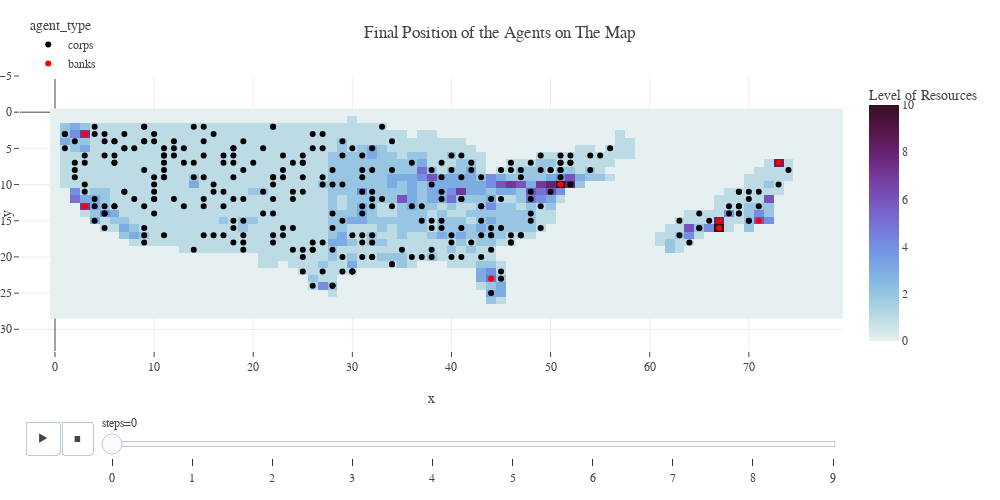

The notebook cell this image was saved under:
### Code cell
def plot_agent_movement(model, agent_position_df):

    temp = dict(layout=go.Layout(font=dict(family="Franklin Gothic", size = 12)))
    map_a = model.static_map.currencyA_map_init
    map_b = model.static_map.currencyB_map_init
    world_map = map_a + map_b


    fig = px.scatter(agent_position_df, 
                    x = "x", 
                    y = "y", 
                    animation_frame = "steps", 
                    animation_group = "agent_id", 
                    color = "agent_type", 
                    color_discrete_sequence = ["black", "red", "green"],
                    hover_name = "agent_type")

    fig.add_heatmap(z = world_map, 
                    colorscale='dense', 
                    colorbar=dict(title='Level of Resources'))

    fig.update_yaxes(range = [agent_position_df['y'].max() + 5, agent_position_df['y'].min() - 5])

    fig.update_layout(template = temp,
                    title_text = 'Final Position of the Agents on The Map',
                    hovermode = 'closest', 
                    margin = dict(l = 20, r = 20, t = 50, b = 20),
                    height = 500, 
                    width = 1000, 
                    showlegend = True, 
                    legend = dict(yanchor = "bottom", 
                                    y = 0.99,
                                    xanchor = "left",
                                    x = 0.01))
    return fig


plot_agent_movement(model, agent_position_df)

### Figure 1 — Plotly figure (JSON) as saved in the notebook; plotly's stock layout.template omitted (floating-point values rounded to 4 significant figures; data arrays with more than 128 entries replaced by an {"elided": "..."} marker saying what was removed)
{"data": [{"hovertemplate": "<b>%{hovertext}</b><br><br>agent_type=corps<br>steps=0<br>x=%{x}<br>y=%{y}<extra></extra>", "hovertext": {"elided": "300 str values"}, "ids": {"elided": "300 int values"}, "legendgroup": "corps", "marker": {"color": "black", "symbol": "circle"}, "mode": "markers", "name": "corps", "orientation": "v", "showlegend": true, "type": "scatter", "x": {"elided": "300 int values"}, "xaxis": "x", "y": {"elided": "300 int values"}, "yaxis": "y"}, {"hovertemplate": "<b>%{hovertext}</b><br><br>agent_type=banks<br>steps=0<br>x=%{x}<br>y=%{y}<extra></extra>", "hovertext": ["banks", "banks", "banks", "banks", "banks", "banks", "banks", "banks"], "ids": [4942, 4943, 4944, 4945, 4946, 4947, 4948, 4949], "legendgroup": "banks", "marker": {"color": "red", "symbol": "circle"}, "mode": "markers", "name": "banks", "orientation": "v", "showlegend": true, "type": "scatter", "x": [3, 3, 51, 44, 67, 71, 67, 73], "xaxis": "x", "y": [13, 3, 10, 23, 16, 15, 15, 7], "yaxis": "y"}, {"colorbar": {"title": {"text": "Level of Resources"}}, "colorscale": [[0, "rgb(230, 240, 240)"], [0.09091, "rgb(191, 221, 229)"], [0.1818, "rgb(156, 201, 226)"], [0.2727, "rgb(129, 180, 227)"], [0.3636, "rgb(115, 154, 228)"], [0.4545, "rgb(117, 127, 221)"], [0.5455, "rgb(120, 100, 202)"], [0.6364, "rgb(119, 74, 175)"], [0.7273, "rgb(113, 50, 141)"], [0.8182, "rgb(100, 31, 104)"], [0.9091, "rgb(80, 20, 66)"], [1, "rgb(54, 14, 36)"]], "type": "heatmap", "z": {"elided": "29x80 int values"}}], "layout": {"height": 500, "hovermode": "closest", "legend": {"title": {"text": "agent_type"}, "tracegroupgap": 0, "x": 0.01, "xanchor": "left", "y": 0.99, "yanchor": "bottom"}, "margin": {"b": 20, "l": 20, "r": 20, "t": 50}, "showlegend": true, "sliders": [{"active": 0, "currentvalue": {"prefix": "steps="}, "len": 0.9, "pad": {"b": 10, "t": 60}, "steps": [{"args": [["0"], {"frame": {"duration": 0, "redraw": false}, "fromcurrent": true, "mode": "immediate", "transition": {"duration": 0, "easing": "linear"}}], "label": "0", "method": "animate"}, {"args": [["1"], {"frame": {"duration": 0, "redraw": false}, "fromcurrent": true, "mode": "immediate", "transition": {"duration": 0, "easing": "linear"}}], "label": "1", "method": "animate"}, {"args": [["2"], {"frame": {"duration": 0, "redraw": false}, "fromcurrent": true, "mode": "immediate", "transition": {"duration": 0, "easing": "linear"}}], "label": "2", "method": "animate"}, {"args": [["3"], {"frame": {"duration": 0, "redraw": false}, "fromcurrent": true, "mode": "immediate", "transition": {"duration": 0, "easing": "linear"}}], "label": "3", "method": "animate"}, {"args": [["4"], {"frame": {"duration": 0, "redraw": false}, "fromcurrent": true, "mode": "immediate", "transition": {"duration": 0, "easing": "linear"}}], "label": "4", "method": "animate"}, {"args": [["5"], {"frame": {"duration": 0, "redraw": false}, "fromcurrent": true, "mode": "immediate", "transition": {"duration": 0, "easing": "linear"}}], "label": "5", "method": "animate"}, {"args": [["6"], {"frame": {"duration": 0, "redraw": false}, "fromcurrent": true, "mode": "immediate", "transition": {"duration": 0, "easing": "linear"}}], "label": "6", "method": "animate"}, {"args": [["7"], {"frame": {"duration": 0, "redraw": false}, "fromcurrent": true, "mode": "immediate", "transition": {"duration": 0, "easing": "linear"}}], "label": "7", "method": "animate"}, {"args": [["8"], {"frame": {"duration": 0, "redraw": false}, "fromcurrent": true, "mode": "immediate", "transition": {"duration": 0, "easing": "linear"}}], "label": "8", "method": "animate"}, {"args": [["9"], {"frame": {"duration": 0, "redraw": false}, "fromcurrent": true, "mode": "immediate", "transition": {"duration": 0, "easing": "linear"}}], "label": "9", "method": "animate"}], "x": 0.1, "xanchor": "left", "y": 0, "yanchor": "top"}], "title": {"text": "Final Position of the Agents on The Map"}, "updatemenus": [{"buttons": [{"args": [null, {"frame": {"duration": 500, "redraw": false}, "fromcurrent": true, "mode": "immediate", "transition": {"duration": 500, "easing": "linear"}}], "label": "&#9654;", "method": "animate"}, {"args": [[null], {"frame": {"duration": 0, "redraw": false}, "fromcurrent": true, "mode": "immediate", "transition": {"duration": 0, "easing": "linear"}}], "label": "&#9724;", "method": "animate"}], "direction": "left", "pad": {"r": 10, "t": 70}, "showactive": false, "type": "buttons", "x": 0.1, "xanchor": "right", "y": 0, "yanchor": "top"}], "width": 1000, "xaxis": {"anchor": "y", "domain": [0, 1], "title": {"text": "x"}}, "yaxis": {"anchor": "x", "domain": [0, 1], "range": [33, -5], "title": {"text": "y"}}}}
